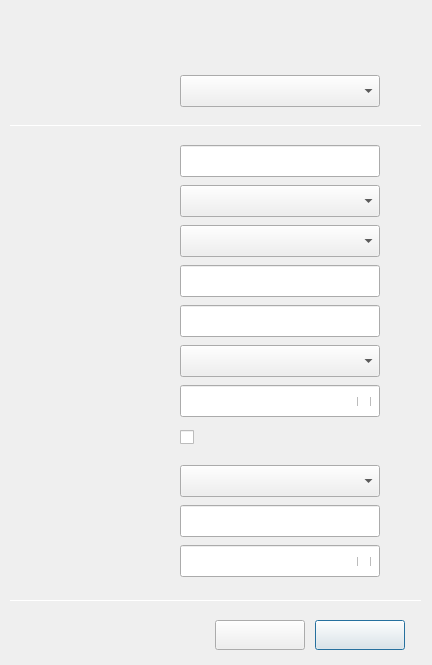
<?xml version="1.0" encoding="UTF-8"?>
<ui version="4.0">
 <class>DlgHideWifiEapTTLS</class>
 <widget class="QDialog" name="DlgHideWifiEapTTLS">
  <property name="geometry">
   <rect>
    <x>0</x>
    <y>0</y>
    <width>432</width>
    <height>665</height>
   </rect>
  </property>
  <property name="windowTitle">
   <string>Connect to Hidden Wi-Fi Network</string>
  </property>
  <widget class="QComboBox" name="cbxConn">
   <property name="geometry">
    <rect>
     <x>180</x>
     <y>75</y>
     <width>200</width>
     <height>32</height>
    </rect>
   </property>
   <property name="font">
    <font>
     <pointsize>10</pointsize>
    </font>
   </property>
   <property name="styleSheet">
    <string notr="true"/>
   </property>
  </widget>
  <widget class="QLineEdit" name="leCaPwd">
   <property name="geometry">
    <rect>
     <x>180</x>
     <y>385</y>
     <width>200</width>
     <height>32</height>
    </rect>
   </property>
   <property name="font">
    <font>
     <pointsize>10</pointsize>
    </font>
   </property>
   <property name="echoMode">
    <enum>QLineEdit::Password</enum>
   </property>
  </widget>
  <widget class="QLineEdit" name="leNetName">
   <property name="geometry">
    <rect>
     <x>180</x>
     <y>145</y>
     <width>200</width>
     <height>32</height>
    </rect>
   </property>
   <property name="font">
    <font>
     <pointsize>10</pointsize>
    </font>
   </property>
  </widget>
  <widget class="QPushButton" name="btnConnect">
   <property name="geometry">
    <rect>
     <x>315</x>
     <y>620</y>
     <width>90</width>
     <height>30</height>
    </rect>
   </property>
   <property name="font">
    <font>
     <pointsize>10</pointsize>
    </font>
   </property>
   <property name="text">
    <string/>
   </property>
  </widget>
  <widget class="QLineEdit" name="lePassword">
   <property name="geometry">
    <rect>
     <x>180</x>
     <y>545</y>
     <width>200</width>
     <height>32</height>
    </rect>
   </property>
   <property name="font">
    <font>
     <pointsize>10</pointsize>
    </font>
   </property>
   <property name="echoMode">
    <enum>QLineEdit::Password</enum>
   </property>
  </widget>
  <widget class="QPushButton" name="btnCancel">
   <property name="geometry">
    <rect>
     <x>215</x>
     <y>620</y>
     <width>90</width>
     <height>30</height>
    </rect>
   </property>
   <property name="font">
    <font>
     <pointsize>10</pointsize>
    </font>
   </property>
   <property name="text">
    <string/>
   </property>
  </widget>
  <widget class="QLabel" name="lbDomain">
   <property name="geometry">
    <rect>
     <x>76</x>
     <y>310</y>
     <width>90</width>
     <height>20</height>
    </rect>
   </property>
   <property name="font">
    <font>
     <pointsize>10</pointsize>
    </font>
   </property>
   <property name="text">
    <string/>
   </property>
  </widget>
  <widget class="QCheckBox" name="checkBoxPwdSec">
   <property name="geometry">
    <rect>
     <x>357</x>
     <y>557</y>
     <width>18</width>
     <height>9</height>
    </rect>
   </property>
   <property name="font">
    <font>
     <pointsize>10</pointsize>
    </font>
   </property>
   <property name="text">
    <string/>
   </property>
  </widget>
  <widget class="QLabel" name="lbUserName">
   <property name="geometry">
    <rect>
     <x>76</x>
     <y>510</y>
     <width>90</width>
     <height>20</height>
    </rect>
   </property>
   <property name="font">
    <font>
     <pointsize>10</pointsize>
    </font>
   </property>
   <property name="text">
    <string/>
   </property>
  </widget>
  <widget class="QLabel" name="lbSecurity">
   <property name="geometry">
    <rect>
     <x>76</x>
     <y>190</y>
     <width>90</width>
     <height>20</height>
    </rect>
   </property>
   <property name="font">
    <font>
     <pointsize>10</pointsize>
    </font>
   </property>
   <property name="text">
    <string/>
   </property>
  </widget>
  <widget class="QComboBox" name="cbxSecurity">
   <property name="geometry">
    <rect>
     <x>180</x>
     <y>185</y>
     <width>200</width>
     <height>32</height>
    </rect>
   </property>
   <property name="font">
    <font>
     <pointsize>10</pointsize>
    </font>
   </property>
   <property name="styleSheet">
    <string notr="true"/>
   </property>
  </widget>
  <widget class="QComboBox" name="cbxCA">
   <property name="geometry">
    <rect>
     <x>180</x>
     <y>345</y>
     <width>200</width>
     <height>32</height>
    </rect>
   </property>
   <property name="font">
    <font>
     <pointsize>10</pointsize>
    </font>
   </property>
   <property name="styleSheet">
    <string notr="true"/>
   </property>
  </widget>
  <widget class="QComboBox" name="cbxInnerAuth">
   <property name="geometry">
    <rect>
     <x>180</x>
     <y>465</y>
     <width>200</width>
     <height>32</height>
    </rect>
   </property>
   <property name="font">
    <font>
     <pointsize>10</pointsize>
    </font>
   </property>
   <property name="styleSheet">
    <string notr="true"/>
   </property>
  </widget>
  <widget class="QLineEdit" name="leUserName">
   <property name="geometry">
    <rect>
     <x>180</x>
     <y>505</y>
     <width>200</width>
     <height>32</height>
    </rect>
   </property>
   <property name="font">
    <font>
     <pointsize>10</pointsize>
    </font>
   </property>
   <property name="echoMode">
    <enum>QLineEdit::Normal</enum>
   </property>
  </widget>
  <widget class="QLabel" name="lbCA">
   <property name="geometry">
    <rect>
     <x>76</x>
     <y>350</y>
     <width>90</width>
     <height>20</height>
    </rect>
   </property>
   <property name="font">
    <font>
     <pointsize>10</pointsize>
    </font>
   </property>
   <property name="text">
    <string/>
   </property>
  </widget>
  <widget class="QComboBox" name="cbxAuth">
   <property name="geometry">
    <rect>
     <x>180</x>
     <y>225</y>
     <width>200</width>
     <height>32</height>
    </rect>
   </property>
   <property name="font">
    <font>
     <pointsize>10</pointsize>
    </font>
   </property>
   <property name="styleSheet">
    <string notr="true"/>
   </property>
  </widget>
  <widget class="QLabel" name="lbAnonyId">
   <property name="geometry">
    <rect>
     <x>76</x>
     <y>270</y>
     <width>90</width>
     <height>20</height>
    </rect>
   </property>
   <property name="font">
    <font>
     <pointsize>10</pointsize>
    </font>
   </property>
   <property name="text">
    <string/>
   </property>
  </widget>
  <widget class="QLabel" name="lbNetName">
   <property name="geometry">
    <rect>
     <x>76</x>
     <y>150</y>
     <width>90</width>
     <height>20</height>
    </rect>
   </property>
   <property name="font">
    <font>
     <pointsize>10</pointsize>
    </font>
   </property>
   <property name="text">
    <string/>
   </property>
  </widget>
  <widget class="QCheckBox" name="checkBoxCA">
   <property name="geometry">
    <rect>
     <x>180</x>
     <y>425</y>
     <width>200</width>
     <height>25</height>
    </rect>
   </property>
   <property name="font">
    <font>
     <pointsize>10</pointsize>
    </font>
   </property>
   <property name="text">
    <string/>
   </property>
  </widget>
  <widget class="QLabel" name="lbInnerAuth">
   <property name="geometry">
    <rect>
     <x>76</x>
     <y>470</y>
     <width>90</width>
     <height>20</height>
    </rect>
   </property>
   <property name="font">
    <font>
     <pointsize>10</pointsize>
    </font>
   </property>
   <property name="text">
    <string/>
   </property>
  </widget>
  <widget class="QLineEdit" name="leDomain">
   <property name="geometry">
    <rect>
     <x>180</x>
     <y>305</y>
     <width>200</width>
     <height>32</height>
    </rect>
   </property>
   <property name="font">
    <font>
     <pointsize>10</pointsize>
    </font>
   </property>
  </widget>
  <widget class="QLabel" name="lbAuth">
   <property name="geometry">
    <rect>
     <x>76</x>
     <y>230</y>
     <width>90</width>
     <height>20</height>
    </rect>
   </property>
   <property name="font">
    <font>
     <pointsize>10</pointsize>
    </font>
   </property>
   <property name="text">
    <string/>
   </property>
  </widget>
  <widget class="QLabel" name="lbConn">
   <property name="geometry">
    <rect>
     <x>76</x>
     <y>80</y>
     <width>90</width>
     <height>20</height>
    </rect>
   </property>
   <property name="font">
    <font>
     <pointsize>10</pointsize>
    </font>
   </property>
   <property name="text">
    <string/>
   </property>
  </widget>
  <widget class="QLabel" name="lbCaPwd">
   <property name="geometry">
    <rect>
     <x>76</x>
     <y>390</y>
     <width>90</width>
     <height>20</height>
    </rect>
   </property>
   <property name="font">
    <font>
     <pointsize>10</pointsize>
    </font>
   </property>
   <property name="text">
    <string/>
   </property>
  </widget>
  <widget class="QLabel" name="lbPassword">
   <property name="geometry">
    <rect>
     <x>76</x>
     <y>550</y>
     <width>90</width>
     <height>20</height>
    </rect>
   </property>
   <property name="font">
    <font>
     <pointsize>10</pointsize>
    </font>
   </property>
   <property name="text">
    <string/>
   </property>
  </widget>
  <widget class="QCheckBox" name="checkBoxPwd">
   <property name="geometry">
    <rect>
     <x>357</x>
     <y>397</y>
     <width>18</width>
     <height>9</height>
    </rect>
   </property>
   <property name="font">
    <font>
     <pointsize>10</pointsize>
    </font>
   </property>
   <property name="text">
    <string/>
   </property>
  </widget>
  <widget class="QLineEdit" name="leAnonyId">
   <property name="geometry">
    <rect>
     <x>180</x>
     <y>265</y>
     <width>200</width>
     <height>32</height>
    </rect>
   </property>
   <property name="font">
    <font>
     <pointsize>10</pointsize>
    </font>
   </property>
  </widget>
  <widget class="QLabel" name="lbBoder">
   <property name="geometry">
    <rect>
     <x>0</x>
     <y>0</y>
     <width>432</width>
     <height>665</height>
    </rect>
   </property>
   <property name="text">
    <string/>
   </property>
  </widget>
  <widget class="QLabel" name="lbLeftupTitle">
   <property name="geometry">
    <rect>
     <x>30</x>
     <y>30</y>
     <width>140</width>
     <height>22</height>
    </rect>
   </property>
   <property name="text">
    <string/>
   </property>
  </widget>
  <widget class="Line" name="lineUp">
   <property name="geometry">
    <rect>
     <x>10</x>
     <y>125</y>
     <width>412</width>
     <height>1</height>
    </rect>
   </property>
   <property name="orientation">
    <enum>Qt::Horizontal</enum>
   </property>
  </widget>
  <widget class="Line" name="lineDown">
   <property name="geometry">
    <rect>
     <x>10</x>
     <y>600</y>
     <width>412</width>
     <height>1</height>
    </rect>
   </property>
   <property name="orientation">
    <enum>Qt::Horizontal</enum>
   </property>
  </widget>
  <zorder>lbBoder</zorder>
  <zorder>cbxConn</zorder>
  <zorder>leCaPwd</zorder>
  <zorder>leNetName</zorder>
  <zorder>btnConnect</zorder>
  <zorder>lePassword</zorder>
  <zorder>btnCancel</zorder>
  <zorder>lbDomain</zorder>
  <zorder>checkBoxPwdSec</zorder>
  <zorder>lbUserName</zorder>
  <zorder>lbSecurity</zorder>
  <zorder>cbxSecurity</zorder>
  <zorder>cbxCA</zorder>
  <zorder>cbxInnerAuth</zorder>
  <zorder>leUserName</zorder>
  <zorder>lbCA</zorder>
  <zorder>cbxAuth</zorder>
  <zorder>lbAnonyId</zorder>
  <zorder>lbNetName</zorder>
  <zorder>checkBoxCA</zorder>
  <zorder>lbInnerAuth</zorder>
  <zorder>leDomain</zorder>
  <zorder>lbAuth</zorder>
  <zorder>lbConn</zorder>
  <zorder>lbCaPwd</zorder>
  <zorder>lbPassword</zorder>
  <zorder>checkBoxPwd</zorder>
  <zorder>leAnonyId</zorder>
  <zorder>lbLeftupTitle</zorder>
  <zorder>lineUp</zorder>
  <zorder>lineDown</zorder>
 </widget>
 <resources/>
 <connections/>
</ui>
